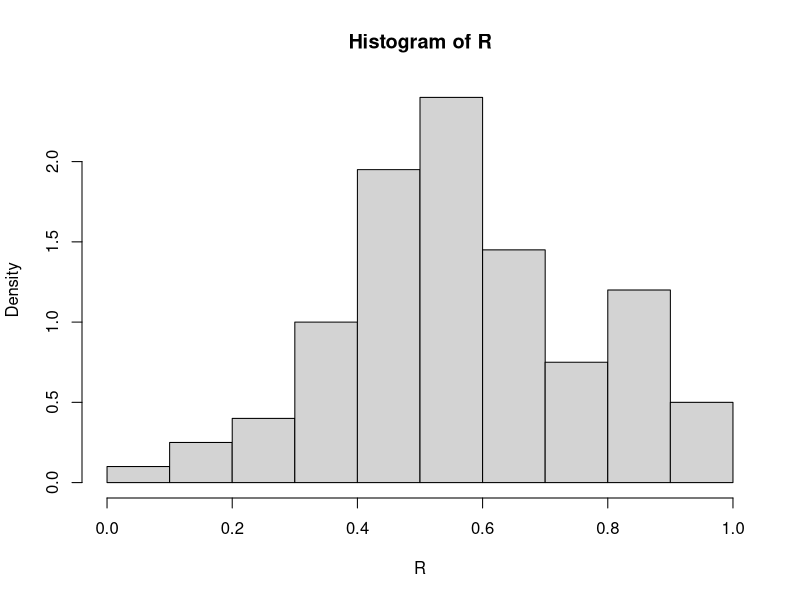

The R script that drew this image:
#Samantha Maillie 243 Homework 6 Problem 1

lsat <-c(576, 635, 558, 578, 666, 580, 555, 661, 651, 605, 653, 575, 
          545, 572, 594)
gpa <- c(3.39, 3.3, 2.81, 3.03, 3.44, 3.07, 3.00, 3.43, 3.36, 3.13, 3.12,
         2.74, 2.76, 2.88, 3.96)

#a
cor(lsat, gpa)

  #statistical computing with R provides majority of code p 186, 193
   #everything but my variable names I pulled directly from book. 
   #Source is properly cited in corresponding report
#b
#Bootstrap
B <- 200
n <-length(lsat)
R <- numeric(B)

for(b in 1:B){
  i <-sample(1:n, size = n, replace = TRUE)
  LSAT <- lsat[i]
  GPA <- gpa[i]
  R[b]<- cor(LSAT, GPA)
}

print(se.R <- sd(R))
hist(R, prob = TRUE)

#Jackknife
theta.hat <- mean(lsat)/ mean(gpa)
print(theta.hat)

theta.jack<-numeric(n)
for( i in 1:n){
  theta.jack[i] <-mean(lsat[-i])/mean(gpa[-i])
}

se <- sqrt( (n-1)* mean((theta.jack - mean(theta.jack))^2))
print(se)

# again statistical computing with R provides majority of code p 199, 202
#c
library(boot)
theta.boot <-function(dat, ind){
  y <- dat[ind, 1]
  z <- dat[ind, 2]
  cor(y, z)
}
y <- lsat
z <-gpa
dat <- cbind(y,z)
boot.obj <- boot(dat, statistic = theta.boot, R = 2000)
print(boot.ci(boot.obj, type = c("basic", "norm", "perc")))

boot.t.ci <-function(x, B = 500, R = 100, level = .95, statistic){
  x <- as.matrix(x); n <-nrow(x)
  stat <-numeric(B); se <- numeric(B)
  
  boot.se <- function(x, R, f){
    x <- as.matrix(x); m <- nrow(x)
    th <- replicate(R, expr = {
       i <- sample(1:m, size = m, replace = TRUE)
       f(x[i,])
    })
    return(sd(th))
  }
  for(b in 1:B){
    j <- sample(1:n, size = n, replace = TRUE)
    y <- x[j,]
    stat[b] <-statistic(y)
    se[b]<- boot.se(y, R = R, f = statistic)
  }
  stat0 <-statistic(x)
  t.stats <- (stat - stat0) / se
  se0 <- sd(stat)
  alpha <- 1-level
  Qt <- quantile(t.stats, c(alpha/2, 1 - alpha/2), type = 1)
  names(Qt) <- rev(names(Qt))
  CI <- rev(stat0 - Qt * se0)
}





stat <- function(dat){
  cor(dat[,1], dat[,2])
}
#note this confidence interval should stop at -1, the code is just
# a general script from the book. I adjust it so that the correlation
#coefficient is bounded between -1 and 1
ci <- boot.t.ci(dat, statistic = stat, B= 2000, R = 200)
print(ci)
print("Corrected CI:")
if(ci[1] <-1){ci[1]= -1}
if(ci[1] >1){ci[1]= 1}
print(ci)
